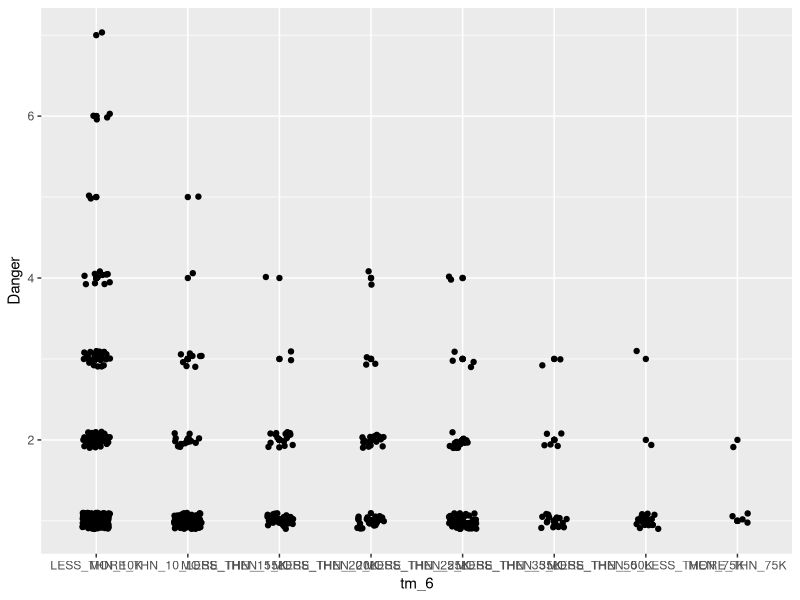
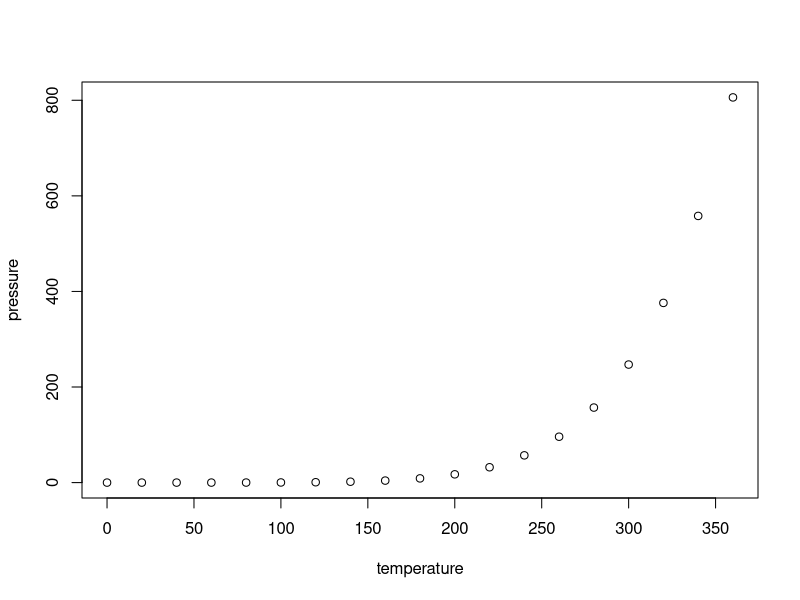

Generate these figures, in order, with R:
## ---- chunk 1
knitr::opts_chunk$set(echo = TRUE)
library(tidyverse)

#Input Data
dat <- read.csv("interview_data.csv")

#Format Data
dat <- dat %>% 
  mutate(Age_Description = ifelse(age < 18, "Child", ifelse(age >= 18, "Adult",0)))

#Create function to format data
factorise <- factorise <- function(x) {
  case_when(x %in% c("NEVER", "NEVER_TRUE", "ZERO") ~ 0,
            x %in% c("RARELY", "SMTM_TRUE", "ONE") ~ 1,
            x %in% c("SOMETIMES", "OFTEN_TRUE", "TWO_OR_MORE") ~ 2,
            x %in% c("FRLY_OFTN") ~ 3,
            x %in% c("FREQUENTLY","ALWAYS") ~ 4)
}

#Apply scale to each row
dat$ii_2 <- sapply(dat$ii_2,factorise)
dat$sn_ff_2 <- sapply(dat$sn_ff_2 ,factorise)
dat$cn_sf_1 <- sapply(dat$cn_sf_1 ,factorise)
dat$cn_sf_2 <- sapply(dat$cn_sf_2 ,factorise)
dat$cn_sf_3 <- sapply(dat$cn_sf_3 ,factorise)
dat$cn_sf_4 <- sapply(dat$cn_sf_4 ,factorise)
  
#set Levels for Wealth
dat$tm_6 <- factor(dat$tm_6, levels = c("LESS_THN_10K", 
                                        "MORE_THN_10_LESS_THEN_15K", 
                                        "MORE_THN_15_LESS_THEN_20K", 
                                        "MORE_THN_20_LESS_THEN_25K", 
                                        "MORE_THN_25_LESS_THEN_35K", 
                                        "MORE_THN_35_LESS_THEN_50K",  
                                        "MORE_THN_50_LESS_THEN_75K", 
                                        "MORE_THN_75K"))  

## ---- chunk 2
dat %>% 
  select(tm_6, 
         cn_hs_2_bug_infestation,
         cn_hs_2_mold, 
         cn_hs_2_lead_paint_pipes, 
         cn_hs_2_inadq_heat, 
         cn_hs_2_oven_not_wkg, 
         cn_hs_2_smoke_det_not_wkg,
         cn_hs_2_water_leaks, 
         age, 
         sex) %>% 
  mutate(Danger = cn_hs_2_bug_infestation +
           cn_hs_2_mold + 
           cn_hs_2_lead_paint_pipes + 
           cn_hs_2_inadq_heat + 
           cn_hs_2_oven_not_wkg +
           cn_hs_2_smoke_det_not_wkg +
           cn_hs_2_water_leaks) %>% 
  filter(Danger != 0, tm_6  != is.na(tm_6), age >= 18, sex != "") %>% 
  ggplot(aes(x = tm_6,
             y = Danger,
             #color = as.factor(age)
             )) +
  geom_point() + 
  geom_jitter(height = .1, width = .15)
## ---- chunk 3
plot(pressure)
